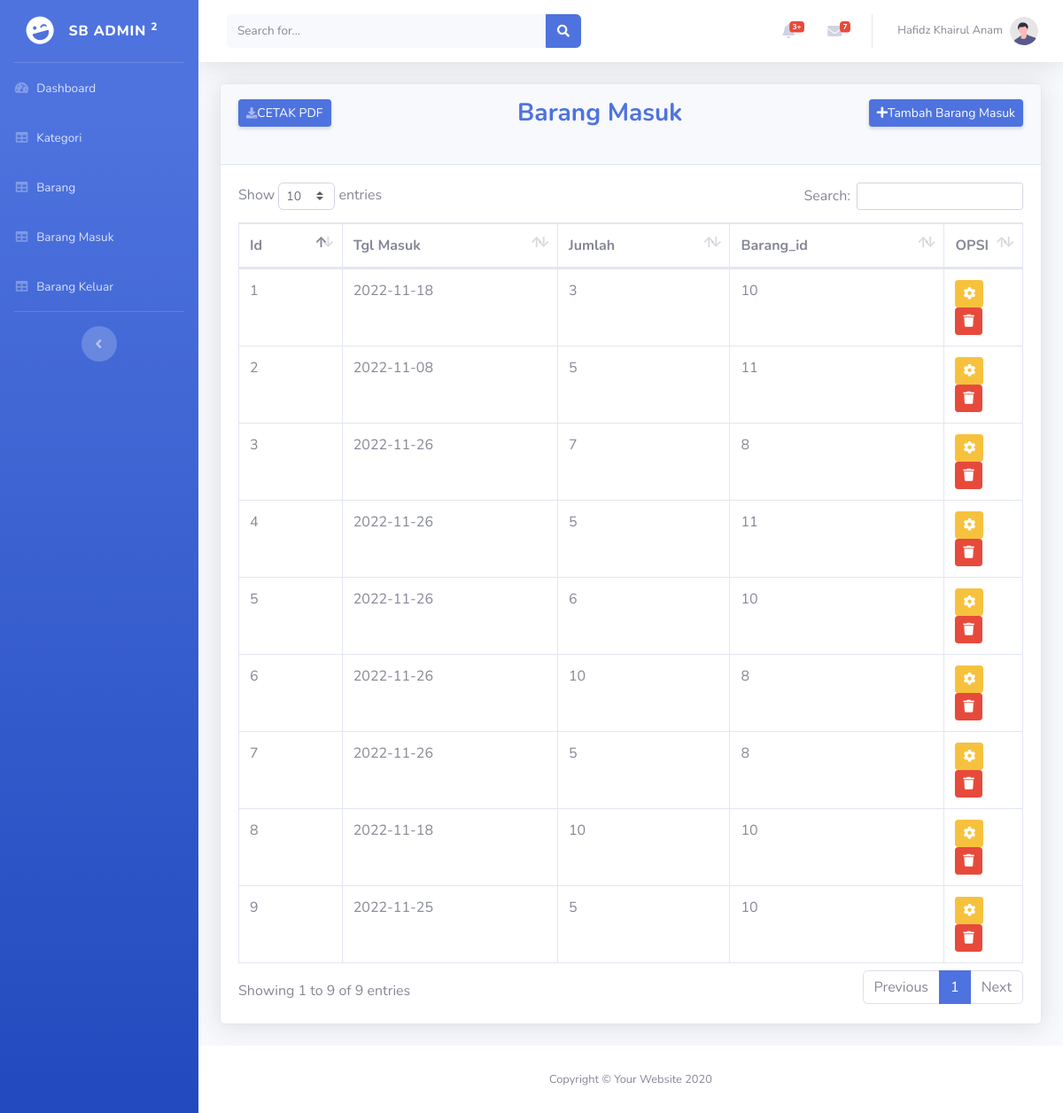
The page /barangmasuk.php on the database its author committed.
### tables this page shows
CREATE TABLE IF NOT EXISTS `barangmasuk` (
  `id` int(11) NOT NULL AUTO_INCREMENT,
  `tgl_masuk` date NOT NULL,
  `jumlah` int(11) NOT NULL,
  `barang_id` int(11) NOT NULL,
  PRIMARY KEY (`id`),
  KEY `barangmasuk_ibfk_1` (`barang_id`),
  CONSTRAINT `barangmasuk_ibfk_1` FOREIGN KEY (`barang_id`) REFERENCES `barang` (`id`) ON DELETE CASCADE ON UPDATE CASCADE
);

### barangmasuk.php (the view)
<?php include 'header.php'; ?>
<div class="container-fluid">
<div class="card shadow mb-4">
    <div class="card-header py-3">
        <div class="d-sm-flex align-items-center justify-content-between mb-4">
            <a href="barangmasuk_pdf.php" class="d-none d-sm-inline-block btn btn-sm btn-primary shadow-sm"><i
                                class="fas fa-download fa-sm text-white-50"></i>CETAK PDF</a>
                                <h6 class="h3 mb-0 font-weight-bold text-primary">Barang Masuk</h6>
              <a href="barangmasuk_tambah.php" class="d-none d-sm-inline-block btn btn-sm btn-primary shadow-sm"><i class="fa fa-plus"></i>Tambah Barang Masuk</a>
        </div>
    </div>
    <div class="card-body">
        <div class="table-responsive">
            <table class="table table-bordered" id="dataTable" width="100%" cellspacing="0">
                <thead>
                    <tr>
                        <th>Id</th>
                        <th>Tgl Masuk</th>
                        <th>Jumlah</th>
                        <th>Barang_id</th>
                        <th width="10%">OPSI</th>
                    </tr>
                </thead>
                <tbody>
                <?php
                  include 'db_connect.php';
                  $no=1;
                  $data = mysqli_query($myConn,"SELECT * FROM barangmasuk");
                  while($d = mysqli_fetch_array($data)){
                    ?>
                    <tr>
                      <td><?php echo $no++; ?></td>
                      <td><?php echo $d['tgl_masuk']; ?></td>
                      <td><?php echo $d['jumlah']; ?></td>
                      <td><?php echo $d['barang_id']; ?></td>
                      <td>
                        <a class="btn btn-warning btn-sm" href="barangmasuk_edit.php?id=<?php echo $d['id'] ?>"><i class="fa fa-cog"></i></a>
                        <a class="btn btn-danger btn-sm" href="barangmasuk_hapus_konf.php?id=<?php echo $d['id'] ?>"><i class="fa fa-trash"></i></a>
                      </td>
                    </tr>
                    <?php
                  }
                  ?>
                </tbody>
            </table>
        </div>
    </div>
</div>
</div>
</div>
<?php include 'footer.php'; ?>

### header.php (shortened to what this page needs)
<!DOCTYPE html>
<html lang="en">
<head>
    <link href="vendor/fontawesome-free/css/all.min.css" rel="stylesheet" type="text/css">
    <link href="css/sb-admin-2.min.css" rel="stylesheet">
    <link href="vendor/datatables/dataTables.bootstrap4.min.css" rel="stylesheet">
</head>
<body id="page-top">
    <div id="wrapper">
        <ul class="navbar-nav bg-gradient-primary sidebar sidebar-dark accordion" id="accordionSidebar">
            <a class="sidebar-brand d-flex align-items-center justify-content-center" href="indexx.php">
                <div class="sidebar-brand-icon rotate-n-15">
                    <i class="fas fa-laugh-wink"></i>
                </div>
                <div class="sidebar-brand-text mx-3">SB Admin <sup>2</sup></div>
            </a>
            <hr class="sidebar-divider my-0">
            <li class="nav-item">
                <a class="nav-link" href="indexx.php">
                    <i class="fas fa-fw fa-tachometer-alt"></i>
                    <span>Dashboard</span></a>
            </li>
            <li class="nav-item">
                <a class="nav-link" href="kategori.php">
                    <i class="fas fa-fw fa-table"></i>
                    <span>Kategori</span></a>
            </li>
            <li class="nav-item">
                <a class="nav-link" href="barang.php">
                    <i class="fas fa-fw fa-table"></i>
                    <span>Barang</span></a>
            </li>
            <li class="nav-item">
                <a class="nav-link" href="barangmasuk.php">
                    <i class="fas fa-fw fa-table"></i>
                    <span>Barang Masuk</span></a>
            </li>
            <li class="nav-item">
                <a class="nav-link" href="barangkeluar.php">
                    <i class="fas fa-fw fa-table"></i>
                    <span>Barang Keluar</span></a>
            </li>
            <hr class="sidebar-divider d-none d-md-block">
            <div class="text-center d-none d-md-inline">
                <button class="rounded-circle border-0" id="sidebarToggle"></button>
            </div>
        </ul>
        <div id="content-wrapper" class="d-flex flex-column">
            <div id="content">
                <nav class="navbar navbar-expand navbar-light bg-white topbar mb-4 static-top shadow">
                    <form
                        class="d-none d-sm-inline-block form-inline mr-auto ml-md-3 my-2 my-md-0 mw-100 navbar-search">
                        <div class="input-group">
                            <input type="text" class="form-control bg-light border-0 small" placeholder="Search for..."
                                aria-label="Search" aria-describedby="basic-addon2">
                            <div class="input-group-append">
                                <button class="btn btn-primary" type="button">
                                    <i class="fas fa-search fa-sm"></i>
                                </button>
                            </div>
                        </div>
                    </form>
                    <ul class="navbar-nav ml-auto">
                        <li class="nav-item dropdown no-arrow mx-1">
                            <a class="nav-link dropdown-toggle" href="#" id="alertsDropdown" role="button"
                                data-toggle="dropdown" aria-haspopup="true" aria-expanded="false">
                                <i class="fas fa-bell fa-fw"></i>
                                <span class="badge badge-danger badge-counter">3+</span>
                            </a>
                        </li>
                        <li class="nav-item dropdown no-arrow mx-1">
                            <a class="nav-link dropdown-toggle" href="#" id="messagesDropdown" role="button"
                                data-toggle="dropdown" aria-haspopup="true" aria-expanded="false">
                                <i class="fas fa-envelope fa-fw"></i>
                                <span class="badge badge-danger badge-counter">7</span>
                            </a>
                        </li>
                        <li class="nav-item dropdown no-arrow">
                            <a class="nav-link dropdown-toggle" href="#" id="userDropdown" role="button"
                                data-toggle="dropdown" aria-haspopup="true" aria-expanded="false">
                                <span class="mr-2 d-none d-lg-inline text-gray-600 small">Hafidz Khairul Anam</span>
                                <img class="img-profile rounded-circle"
                                    src="img/undraw_profile.svg">
                            </a>
                        </li>
                    </ul>
                </nav>

### footer.php (shortened to what this page needs)
<footer class="sticky-footer bg-white">
    <div class="container my-auto">
        <div class="copyright text-center my-auto">
            <span>Copyright &copy; Your Website 2020</span>
        </div>
    </div>
</footer>

### rows shown on the page
barangmasuk: tgl_masuk "2022-11-18", jumlah "3", barang "10"
barangmasuk: tgl_masuk "2022-11-08", jumlah "5", barang "11"
barangmasuk: tgl_masuk "2022-11-26", jumlah "7", barang "8"
barangmasuk: tgl_masuk "2022-11-26", jumlah "5", barang "11"
barangmasuk: tgl_masuk "2022-11-26", jumlah "6", barang "10"
barangmasuk: tgl_masuk "2022-11-26", jumlah "10", barang "8"
barangmasuk: tgl_masuk "2022-11-26", jumlah "5", barang "8"
barangmasuk: tgl_masuk "2022-11-18", jumlah "10", barang "10"
barangmasuk: tgl_masuk "2022-11-25", jumlah "5", barang "10"
